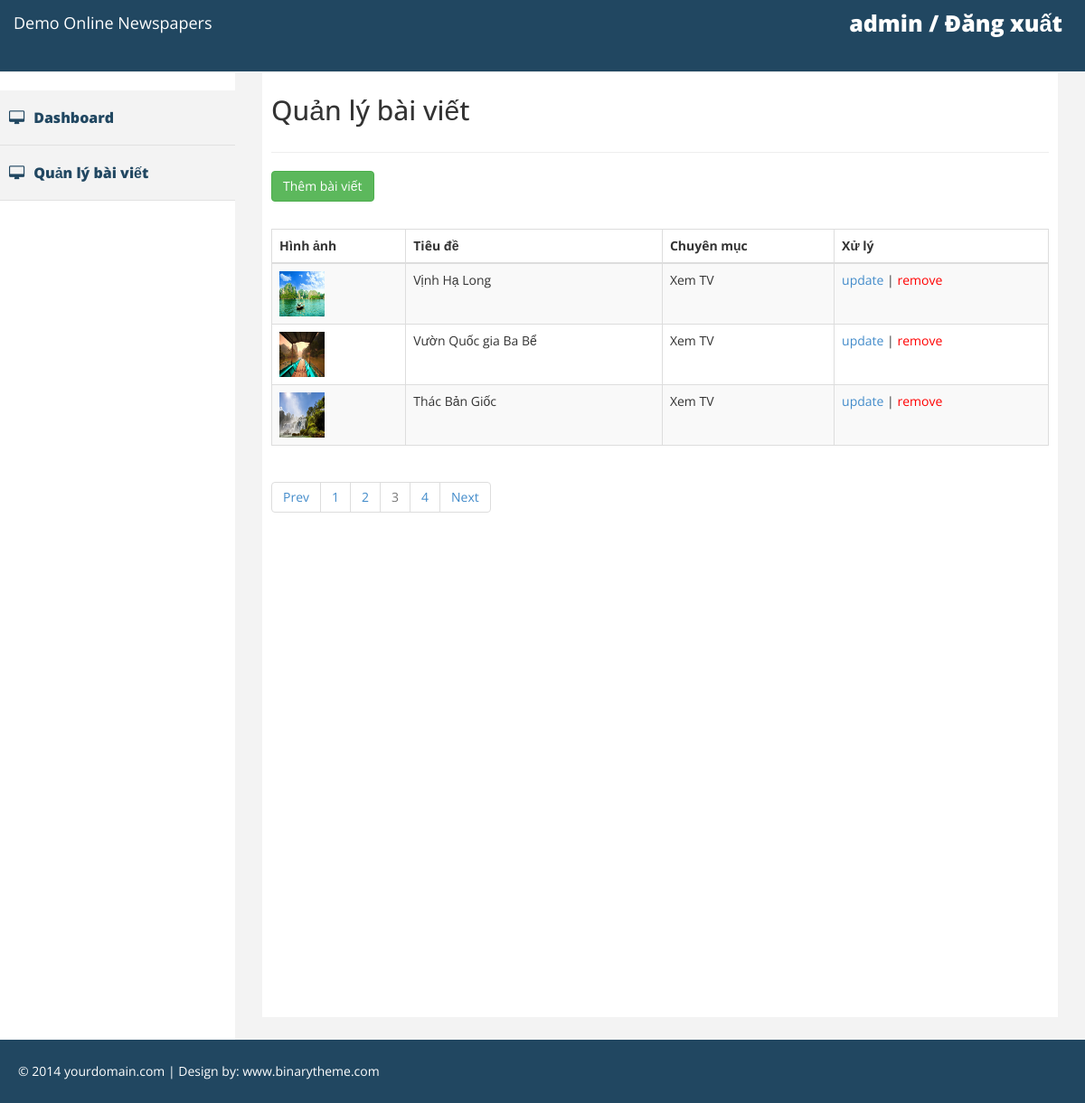
The page /admin/post.php?page=3 (signed in) on the database its author committed.
### tables this page shows
CREATE TABLE `posts` (
  `post_id` int(11) NOT NULL,
  `category_id` int(11) NOT NULL,
  `title` varchar(255) NOT NULL,
  `content` text NOT NULL,
  `image` text NOT NULL,
  `createdate` datetime NOT NULL,
  `del_flag` tinyint(4) NOT NULL
);

CREATE TABLE `category` (
  `category_id` int(11) NOT NULL,
  `name` varchar(255) NOT NULL,
  `del_flag` tinyint(4) NOT NULL
);

### incs/class_db.php (called while the page is built, shortened)
<?php
class dblib
{
    private $__conn;
    function connect()
    {
        $servername = "localhost";
        $username = "root";
        $password = "";
        $dbname = "webtintuc";
        if (!$this->__conn) {
            try {
                $this->__conn = new PDO("mysql:host=$servername;dbname=$dbname", $username, $password);
                $this->__conn->setAttribute(PDO::ATTR_ERRMODE, PDO::ERRMODE_EXCEPTION);
            } catch (PDOException $e) {
                echo "Error: " . $e->getMessage();
                die();
            }
        }
    }
    function get_list($sql)
	{
		$stmt = $this->__conn->prepare($sql);
		$stmt->execute();
		$stmt->setFetchMode(PDO::FETCH_ASSOC);
		return $stmt->fetchALL();
	}
    function get_row_number($sql)
    {
        $stmt = $this->__conn->prepare($sql);
        $stmt->execute();
        return $stmt->fetchColumn();
    }
}

### admin/post.php (the view, shortened to what this page needs)
<?php
function inc()
{
	include "../incs/class_db.php";
}
$adminlib = new adminlib();
$sql = "SELECT count(*) FROM posts";
$total_records = $adminlib->get_row_number($sql);
$limit = 3;
$current_page = isset($_GET['page']) ? $_GET['page'] : 1;
$total_page = ceil($total_records / $limit);
$start = ($current_page - 1) * $limit;
$sql = "SELECT * FROM posts a JOIN category b on a.category_id = b.category_id ORDER BY createdate DESC LIMIT $start, $limit";
$data = $adminlib->get_list($sql);
?>
<?php include 'header.php'; ?>
<?php include 'sidebar.php'; ?>
<div id="page-wrapper">
	<div id="page-inner">
		<div class="row">
			<div class="col-lg-12">
				<h2>Quản lý bài viết</h2>
			</div>
		</div>
		<hr />
		<a href="post_add.php"><input type="button" class="btn btn-success" value="Thêm bài viết"></a><br><br>
		<table class="table table-striped table-bordered table-hover">
			<thead>
				<tr>
					<th>Hình ảnh</th>
					<th>Tiêu đề</th>
					<th>Chuyên mục</th>
					<th>Xử lý</th>
				</tr>
			</thead>
			<tbody>
				<?php
				for ($i = 0; $data != 0 && $i < count($data); $i++) {
					$id = $data[$i]["post_id"];
				?>
					<tr>
						<td><img src="../images/<?php echo $data[$i]["image"]; ?>" width="50px" height="50px"></td>
						<td><?php echo $data[$i]["title"]; ?></td>
						<td><?php echo $data[$i]["name"]; ?></td>
						<td><a href="post_update.php?id=<?php echo $id; ?>">update</a> | <a style="color: red;" href="post_remove.php?id=<?php echo $id; ?>">remove</a></td>
					</tr>
				<?php
				}
				?>
			</tbody>
		</table>
		<ul class="pagination">
			<?php
			if ($current_page > 1 && $total_page > 1) {
				echo '<li><a href="post.php?page=' . ($current_page - 1) . '">Prev</a></li>';
			}
			for ($i = 1; $i <= $total_page; $i++) {
				if ($current_page == $i)
					echo '<li class="disabled"><a href="#">' . $i . '</a></li>';
				else
					echo '<li><a href="post.php?page=' . $i . '">' . $i . '</a></li>';
			}
			if ($current_page < $total_page && $total_page > 1) {
				echo '<li><a href="post.php?page=' . ($current_page + 1) . '">Next</a></li>';
			}
			?>
		</ul>
	</div>
</div>
</div>
<?php include 'footer.php'; ?>

### admin/assets/css/custom.css (style rules this page uses)
body { font-family: 'Open Sans', sans-serif; line-height:30px; }
#page-wrapper { padding: 15px 15px; min-height: 600px; background:#F3F3F3; }
#page-inner { width:100%; margin:10px 20px 10px 0px; background-color:#fff!important; padding:10px; min-height:1050px; }
@media (min-width:768px) { #page-wrapper { margin: 0 0 0 260px; padding: 15px 30px; min-height: 1050px; } }

### rows shown on the page
posts: image (picture), title "Vịnh Hạ Long", category.name "Xem TV"
posts: image (picture), title "Vườn Quốc gia Ba Bể", category.name "Xem TV"
posts: image (picture), title "Thác Bản Giốc", category.name "Xem TV"

### other values the page prints
$_COOKIE["admin"] "admin"
